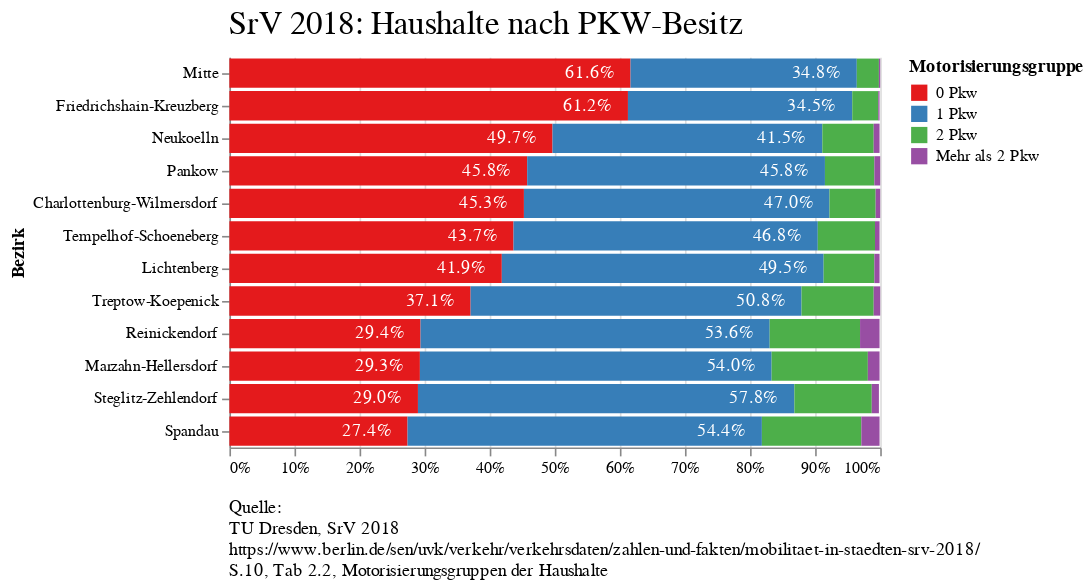

Notebook source saved alongside this figure:
### Code cell
##############################################################
# adding Titel and Subtitle
title = alt.Chart(
    {"values": [{"text": "SrV 2018: Haushalte nach PKW-Besitz"}]}
).mark_text(size=20, align='left').encode(  #,anchor='start' , align='left'
    text="text:N",
    x=alt.value(0)
)
#subtitle = alt.Chart(
#    {"values": [{"text": "Insgesamt sind 60 Messquerschnitte je in zwei Richtungen vorhanden."}]}
#).mark_text(size=11, align='left').encode(  #,anchor='start' , align='left'
#    text="text:N",
#    x=alt.value(0)
#)



quelle = alt.Chart(
    #{"values": [{"text": "Quelle: \n TU Dresden, SrV 2018 \n https://www.berlin.de/sen/uvk/verkehr/verkehrsdaten/zahlen-und-fakten/mobilitaet-in-staedten-srv-2018/ \n S.10"}]},
    {"values": [{"text": "Quelle: \n TU Dresden, SrV 2018 \n https://www.berlin.de/sen/uvk/verkehr/verkehrsdaten/zahlen-und-fakten/mobilitaet-in-staedten-srv-2018/ \n S.10, Tab 2.2, Motorisierungsgruppen der Haushalte"}]},

).mark_text(size=11, align='left', lineBreak='\n').encode(
    text="text:N",
    x=alt.value(0),
    #y=alt.value(800),
    #href=alt.value('https://fragdenstaat.de/anfrage/orte-und-ergebnisse-der-geschwindigkeitsmessstellen-auf-bab/')
   # y=alt.value(800)
    #x=alt.value(-100800)
)#.configue_text(href='https://fragdenstaat.de/anfrage/orte-und-ergebnisse-der-geschwindigkeitsmessstellen-auf-bab/')

  
fullchart_title= alt.vconcat(
    title,
    #subtitle,
    bar+text,
    quelle
).configure_view(
    stroke=None
).configure_concat(
    spacing=10,
    #padding=0
).resolve_scale(color='independent',size='independent',shape='independent',y='independent',x='independent')

fullchart_title

### Figure 1 — Vega-Lite specification as saved in the notebook (floating-point values rounded to 4 significant figures)
{"config": {"view": {"continuousWidth": 400, "continuousHeight": 300, "stroke": null}, "concat": {"spacing": 10}}, "vconcat": [{"data": {"name": "data-e833caa46a0613acbf1fd826fb95fd70"}, "mark": {"type": "text", "align": "left", "size": 20}, "encoding": {"text": {"type": "nominal", "field": "text"}, "x": {"value": 0}}}, {"layer": [{"data": {"name": "data-f1e4d2e445c5945573e39d66515a3ef6"}, "mark": "bar", "encoding": {"color": {"type": "nominal", "field": "Motorisierungsgruppe", "scale": {"scheme": "set1"}}, "order": {"type": "nominal", "field": "Motorisierungsgruppe"}, "x": {"type": "quantitative", "axis": {"format": "%"}, "field": "Privat- und Dienst-Pkw"}, "y": {"type": "nominal", "field": "Bezirk", "scale": {"domain": ["Mitte", "Friedrichshain-Kreuzberg", "Neukoelln", "Pankow", "Charlottenburg-Wilmersdorf", "Tempelhof-Schoeneberg", "Lichtenberg", "Treptow-Koepenick", "Reinickendorf", "Marzahn-Hellersdorf", "Steglitz-Zehlendorf", "Spandau"]}}}, "title": ""}, {"data": {"name": "data-67b5302c6da9cb98c3d993ad00abee16"}, "mark": {"type": "text", "color": "white", "dx": -25, "dy": 0}, "encoding": {"detail": {"type": "nominal", "field": "Motorisierungsgruppe"}, "order": {"type": "nominal", "field": "Motorisierungsgruppe"}, "text": {"type": "quantitative", "aggregate": "sum", "field": "Privat- und Dienst-Pkw", "format": ".1%"}, "x": {"type": "quantitative", "aggregate": "sum", "field": "Privat- und Dienst-Pkw", "stack": "zero", "title": ""}, "y": {"type": "nominal", "field": "Bezirk"}}}]}, {"data": {"name": "data-6f4ce1a600131de4b3c761cee0b0c04a"}, "mark": {"type": "text", "align": "left", "lineBreak": "\n", "size": 11}, "encoding": {"text": {"type": "nominal", "field": "text"}, "x": {"value": 0}}}], "resolve": {"scale": {"color": "independent", "shape": "independent", "size": "independent", "x": "independent", "y": "independent"}}, "$schema": "https://vega.github.io/schema/vega-lite/v4.8.1.json", "datasets": {"data-e833caa46a0613acbf1fd826fb95fd70": [{"text": "SrV 2018: Haushalte nach PKW-Besitz"}], "data-f1e4d2e445c5945573e39d66515a3ef6": [{"Bezirk": "Charlottenburg-Wilmersdorf", "Motorisierungsgruppe": "0 Pkw", "Privat- und Dienst-Pkw": 0.4525}, {"Bezirk": "Charlottenburg-Wilmersdorf", "Motorisierungsgruppe": "1 Pkw", "Privat- und Dienst-Pkw": 0.4695}, {"Bezirk": "Charlottenburg-Wilmersdorf", "Motorisierungsgruppe": "2 Pkw", "Privat- und Dienst-Pkw": 0.07093}, {"Bezirk": "Charlottenburg-Wilmersdorf", "Motorisierungsgruppe": "Mehr als 2 Pkw", "Privat- und Dienst-Pkw": 0.006993}, {"Bezirk": "Friedrichshain-Kreuzberg", "Motorisierungsgruppe": "0 Pkw", "Privat- und Dienst-Pkw": 0.6124}, {"Bezirk": "Friedrichshain-Kreuzberg", "Motorisierungsgruppe": "1 Pkw", "Privat- und Dienst-Pkw": 0.3447}, {"Bezirk": "Friedrichshain-Kreuzberg", "Motorisierungsgruppe": "2 Pkw", "Privat- und Dienst-Pkw": 0.03996}, {"Bezirk": "Friedrichshain-Kreuzberg", "Motorisierungsgruppe": "Mehr als 2 Pkw", "Privat- und Dienst-Pkw": 0.001998}, {"Bezirk": "Lichtenberg", "Motorisierungsgruppe": "0 Pkw", "Privat- und Dienst-Pkw": 0.4186}, {"Bezirk": "Lichtenberg", "Motorisierungsgruppe": "1 Pkw", "Privat- und Dienst-Pkw": 0.4945}, {"Bezirk": "Lichtenberg", "Motorisierungsgruppe": "2 Pkw", "Privat- und Dienst-Pkw": 0.07792}, {"Bezirk": "Lichtenberg", "Motorisierungsgruppe": "Mehr als 2 Pkw", "Privat- und Dienst-Pkw": 0.007992}, {"Bezirk": "Marzahn-Hellersdorf", "Motorisierungsgruppe": "0 Pkw", "Privat- und Dienst-Pkw": 0.2927}, {"Bezirk": "Marzahn-Hellersdorf", "Motorisierungsgruppe": "1 Pkw", "Privat- und Dienst-Pkw": 0.5405}, {"Bezirk": "Marzahn-Hellersdorf", "Motorisierungsgruppe": "2 Pkw", "Privat- und Dienst-Pkw": 0.1479}, {"Bezirk": "Marzahn-Hellersdorf", "Motorisierungsgruppe": "Mehr als 2 Pkw", "Privat- und Dienst-Pkw": 0.01798}, {"Bezirk": "Mitte", "Motorisierungsgruppe": "0 Pkw", "Privat- und Dienst-Pkw": 0.6164}, {"Bezirk": "Mitte", "Motorisierungsgruppe": "1 Pkw", "Privat- und Dienst-Pkw": 0.3477}, {"Bezirk": "Mitte", "Motorisierungsgruppe": "2 Pkw", "Privat- und Dienst-Pkw": 0.03397}, {"Bezirk": "Mitte", "Motorisierungsgruppe": "Mehr als 2 Pkw", "Privat- und Dienst-Pkw": 0.001998}, {"Bezirk": "Neukoelln", "Motorisierungsgruppe": "0 Pkw", "Privat- und Dienst-Pkw": 0.4965}, {"Bezirk": "Neukoelln", "Motorisierungsgruppe": "1 Pkw", "Privat- und Dienst-Pkw": 0.4146}, {"Bezirk": "Neukoelln", "Motorisierungsgruppe": "2 Pkw", "Privat- und Dienst-Pkw": 0.07892}, {"Bezirk": "Neukoelln", "Motorisierungsgruppe": "Mehr als 2 Pkw", "Privat- und Dienst-Pkw": 0.008991}, {"Bezirk": "Pankow", "Motorisierungsgruppe": "0 Pkw", "Privat- und Dienst-Pkw": 0.4575}, {"Bezirk": "Pankow", "Motorisierungsgruppe": "1 Pkw", "Privat- und Dienst-Pkw": 0.4575}, {"Bezirk": "Pankow", "Motorisierungsgruppe": "2 Pkw", "Privat- und Dienst-Pkw": 0.07592}, {"Bezirk": "Pankow", "Motorisierungsgruppe": "Mehr als 2 Pkw", "Privat- und Dienst-Pkw": 0.008991}, {"Bezirk": "Reinickendorf", "Motorisierungsgruppe": "0 Pkw", "Privat- und Dienst-Pkw": 0.2937}, {"Bezirk": "Reinickendorf", "Motorisierungsgruppe": "1 Pkw", "Privat- und Dienst-Pkw": 0.5365}, {"Bezirk": "Reinickendorf", "Motorisierungsgruppe": "2 Pkw", "Privat- und Dienst-Pkw": 0.1389}, {"Bezirk": "Reinickendorf", "Motorisierungsgruppe": "Mehr als 2 Pkw", "Privat- und Dienst-Pkw": 0.02997}, {"Bezirk": "Spandau", "Motorisierungsgruppe": "0 Pkw", "Privat- und Dienst-Pkw": 0.2737}, {"Bezirk": "Spandau", "Motorisierungsgruppe": "1 Pkw", "Privat- und Dienst-Pkw": 0.5445}, {"Bezirk": "Spandau", "Motorisierungsgruppe": "2 Pkw", "Privat- und Dienst-Pkw": 0.1528}, {"Bezirk": "Spandau", "Motorisierungsgruppe": "Mehr als 2 Pkw", "Privat- und Dienst-Pkw": 0.02797}, {"Bezirk": "Steglitz-Zehlendorf", "Motorisierungsgruppe": "0 Pkw", "Privat- und Dienst-Pkw": 0.2897}, {"Bezirk": "Steglitz-Zehlendorf", "Motorisierungsgruppe": "1 Pkw", "Privat- und Dienst-Pkw": 0.5784}, {"Bezirk": "Steglitz-Zehlendorf", "Motorisierungsgruppe": "2 Pkw", "Privat- und Dienst-Pkw": 0.1189}, {"Bezirk": "Steglitz-Zehlendorf", "Motorisierungsgruppe": "Mehr als 2 Pkw", "Privat- und Dienst-Pkw": 0.01099}, {"Bezirk": "Tempelhof-Schoeneberg", "Motorisierungsgruppe": "0 Pkw", "Privat- und Dienst-Pkw": 0.4366}, {"Bezirk": "Tempelhof-Schoeneberg", "Motorisierungsgruppe": "1 Pkw", "Privat- und Dienst-Pkw": 0.4675}, {"Bezirk": "Tempelhof-Schoeneberg", "Motorisierungsgruppe": "2 Pkw", "Privat- und Dienst-Pkw": 0.08791}, {"Bezirk": "Tempelhof-Schoeneberg", "Motorisierungsgruppe": "Mehr als 2 Pkw", "Privat- und Dienst-Pkw": 0.006993}, {"Bezirk": "Treptow-Koepenick", "Motorisierungsgruppe": "0 Pkw", "Privat- und Dienst-Pkw": 0.3706}, {"Bezirk": "Treptow-Koepenick", "Motorisierungsgruppe": "1 Pkw", "Privat- und Dienst-Pkw": 0.5085}, {"Bezirk": "Treptow-Koepenick", "Motorisierungsgruppe": "2 Pkw", "Privat- und Dienst-Pkw": 0.1109}, {"Bezirk": "Treptow-Koepenick", "Motorisierungsgruppe": "Mehr als 2 Pkw", "Privat- und Dienst-Pkw": 0.00999}], "data-67b5302c6da9cb98c3d993ad00abee16": [{"Bezirk": "Charlottenburg-Wilmersdorf", "Motorisierungsgruppe": "0 Pkw", "Privat- und Dienst-Pkw": 0.4525}, {"Bezirk": "Charlottenburg-Wilmersdorf", "Motorisierungsgruppe": "1 Pkw", "Privat- und Dienst-Pkw": 0.4695}, {"Bezirk": "Friedrichshain-Kreuzberg", "Motorisierungsgruppe": "0 Pkw", "Privat- und Dienst-Pkw": 0.6124}, {"Bezirk": "Friedrichshain-Kreuzberg", "Motorisierungsgruppe": "1 Pkw", "Privat- und Dienst-Pkw": 0.3447}, {"Bezirk": "Lichtenberg", "Motorisierungsgruppe": "0 Pkw", "Privat- und Dienst-Pkw": 0.4186}, {"Bezirk": "Lichtenberg", "Motorisierungsgruppe": "1 Pkw", "Privat- und Dienst-Pkw": 0.4945}, {"Bezirk": "Marzahn-Hellersdorf", "Motorisierungsgruppe": "0 Pkw", "Privat- und Dienst-Pkw": 0.2927}, {"Bezirk": "Marzahn-Hellersdorf", "Motorisierungsgruppe": "1 Pkw", "Privat- und Dienst-Pkw": 0.5405}, {"Bezirk": "Mitte", "Motorisierungsgruppe": "0 Pkw", "Privat- und Dienst-Pkw": 0.6164}, {"Bezirk": "Mitte", "Motorisierungsgruppe": "1 Pkw", "Privat- und Dienst-Pkw": 0.3477}, {"Bezirk": "Neukoelln", "Motorisierungsgruppe": "0 Pkw", "Privat- und Dienst-Pkw": 0.4965}, {"Bezirk": "Neukoelln", "Motorisierungsgruppe": "1 Pkw", "Privat- und Dienst-Pkw": 0.4146}, {"Bezirk": "Pankow", "Motorisierungsgruppe": "0 Pkw", "Privat- und Dienst-Pkw": 0.4575}, {"Bezirk": "Pankow", "Motorisierungsgruppe": "1 Pkw", "Privat- und Dienst-Pkw": 0.4575}, {"Bezirk": "Reinickendorf", "Motorisierungsgruppe": "0 Pkw", "Privat- und Dienst-Pkw": 0.2937}, {"Bezirk": "Reinickendorf", "Motorisierungsgruppe": "1 Pkw", "Privat- und Dienst-Pkw": 0.5365}, {"Bezirk": "Spandau", "Motorisierungsgruppe": "0 Pkw", "Privat- und Dienst-Pkw": 0.2737}, {"Bezirk": "Spandau", "Motorisierungsgruppe": "1 Pkw", "Privat- und Dienst-Pkw": 0.5445}, {"Bezirk": "Steglitz-Zehlendorf", "Motorisierungsgruppe": "0 Pkw", "Privat- und Dienst-Pkw": 0.2897}, {"Bezirk": "Steglitz-Zehlendorf", "Motorisierungsgruppe": "1 Pkw", "Privat- und Dienst-Pkw": 0.5784}, {"Bezirk": "Tempelhof-Schoeneberg", "Motorisierungsgruppe": "0 Pkw", "Privat- und Dienst-Pkw": 0.4366}, {"Bezirk": "Tempelhof-Schoeneberg", "Motorisierungsgruppe": "1 Pkw", "Privat- und Dienst-Pkw": 0.4675}, {"Bezirk": "Treptow-Koepenick", "Motorisierungsgruppe": "0 Pkw", "Privat- und Dienst-Pkw": 0.3706}, {"Bezirk": "Treptow-Koepenick", "Motorisierungsgruppe": "1 Pkw", "Privat- und Dienst-Pkw": 0.5085}], "data-6f4ce1a600131de4b3c761cee0b0c04a": [{"text": "Quelle: \n TU Dresden, SrV 2018 \n https://www.berlin.de/sen/uvk/verkehr/verkehrsdaten/zahlen-und-fakten/mobilitaet-in-staedten-srv-2018/ \n S.10, Tab 2.2, Motorisierungsgruppen der Haushalte"}]}}
